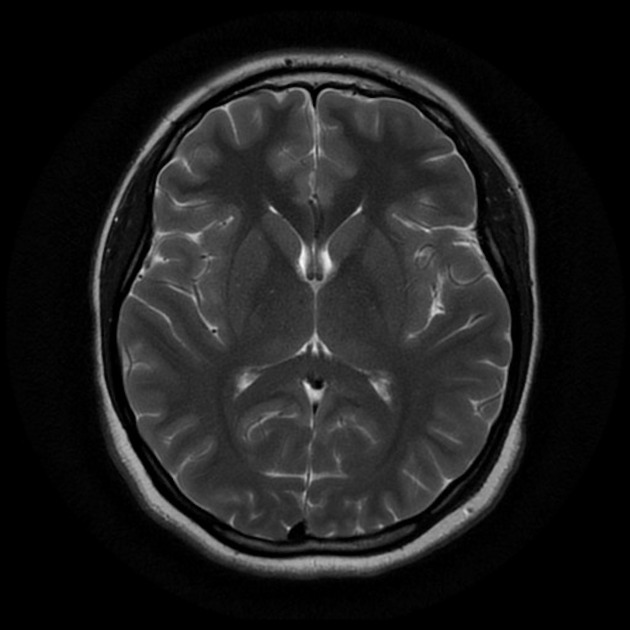
#> input picture no/1 no.jpeg, 630 x 630 px, found by its file name
$ python generate_visual.py 'no/1 no.jpeg'
#> lines starting #> are read from the running program, lines starting #| are printed output that depends on the picture; after the words box and inside, x2 and y2 are one past the last pixel; in counts of white or black regions, pixels touching at a corner belong together
### config.py
import os

# Dataset and model paths
DATASET_ROOT = os.path.abspath("./brain_tumor_dataset")
MODEL_PATH = os.path.abspath("./output/models/best_baseline.pth")
OUTPUT_ROOT = os.path.abspath("./output")

# Directories
PROCESSED_DATASETS_DIR = os.path.join(OUTPUT_ROOT, "processed_datasets")
RESULTS_DIR = os.path.join(OUTPUT_ROOT, "results")
VISUALS_DIR = os.path.join(OUTPUT_ROOT, "visuals")

# Ensure base directories exist
for d in [PROCESSED_DATASETS_DIR, RESULTS_DIR, VISUALS_DIR]:
    os.makedirs(d, exist_ok=True)

# FFT + CLAHE Settings
COMPRESSION_RATIOS = {
    "light": 0.4,
    "intermediate": 0.2,
    "aggressive": 0.1
}
CLAHE_CLIP_LIMIT = 2.0
CLAHE_TILE_GRID = (8, 8)

# Model Settings
IMG_SIZE = 224
DEVICE = "cuda"

### generate_visual.py
import os
import cv2
import argparse
import numpy as np
import matplotlib.pyplot as plt
import config


def apply_fft_only(image_np: np.ndarray, keep_ratio: float) -> np.ndarray:
    f_img = np.float32(image_np)
    f_transform = np.fft.fft2(f_img)
    f_shift = np.fft.fftshift(f_transform)

    h, w = f_img.shape
    cy, cx = h // 2, w // 2

    h_keep = int(h * np.sqrt(keep_ratio))
    w_keep = int(w * np.sqrt(keep_ratio))

    mask = np.zeros((h, w), dtype=np.uint8)
    sy, ey = max(0, cy - h_keep // 2), min(h, cy + h_keep // 2)
    sx, ex = max(0, cx - w_keep // 2), min(w, cx + w_keep // 2)
    mask[sy:ey, sx:ex] = 1

    f_shift_filtered = f_shift * mask
    f_ishift = np.fft.ifftshift(f_shift_filtered)
    img_reconstructed = np.fft.ifft2(f_ishift)

    img_reconstructed = np.abs(img_reconstructed)
    return np.clip(img_reconstructed, 0, 255).astype(np.uint8)


def apply_fft_clahe_only(
    image_np: np.ndarray,
    keep_ratio: float,
    clip_limit: float,
    tile_grid_size: tuple,
) -> np.ndarray:
    img_reconstructed = apply_fft_only(image_np, keep_ratio)
    clahe = cv2.createCLAHE(clipLimit=clip_limit, tileGridSize=tile_grid_size)
    return clahe.apply(img_reconstructed)


def create_8_panel_visual(image_name):
    # Find original image
#> called with image_name = 'no/1 no.jpeg'
    img_path = None
    for label in ["yes", "no"]:
        check_path = os.path.join(config.DATASET_ROOT, label, image_name)
        if os.path.exists(check_path):
            img_path = check_path
            break

    if not img_path:
        print(f"Error: Image '{image_name}' not found in the dataset.")
        return

    img = cv2.imread(img_path, cv2.IMREAD_GRAYSCALE)
#> img is the input picture: shape (630, 630); min 0, max 248, mean 29.7
    if img is None:
        print("Error reading image.")
        return

    _, bg_mask = cv2.threshold(img, 3, 255, cv2.THRESH_BINARY)
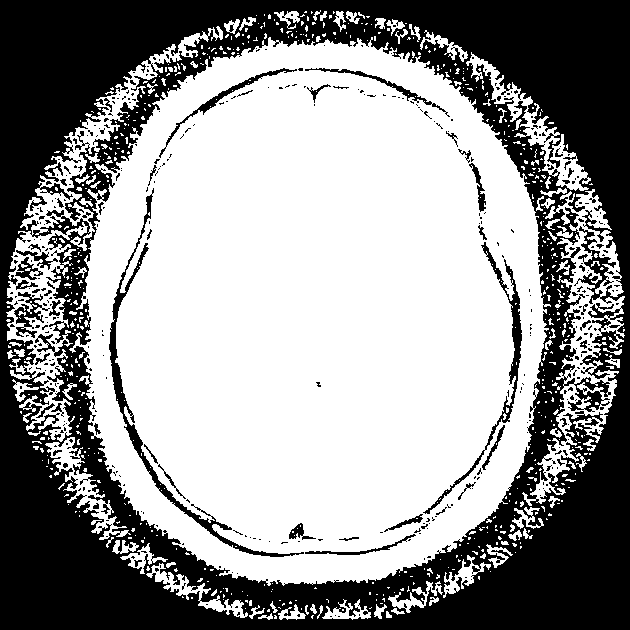
#> bg_mask: shape (630, 630); 58.7% white; 421 black regions (364 under 20 px), largest, box (x1, y1, x2, y2) and area: (0, 0, 630, 630) 152735, (109, 188, 304, 557) 2751, (423, 242, 522, 514) 1589
    bg_mask = (bg_mask / 255).astype(img.dtype)

    ratios = {
        "Light": config.COMPRESSION_RATIOS["light"],
        "Moderate": config.COMPRESSION_RATIOS["intermediate"],
        "Aggressive": config.COMPRESSION_RATIOS["aggressive"],
    }

    panels = [None] * 8

    # 1. Original
    panels[0] = {"title": "Original Image", "img": img}

    # 2-4. FFT Only
    for idx, (level, ratio) in enumerate(ratios.items(), start=1):
        fft_img = apply_fft_only(img, ratio) * bg_mask
        panels[idx] = {
            "title": f"FFT {level} Compressed",
            "img": fft_img,
        }
#> after the loop, panels = 8 items

    # 5. Center Heading (Updated to remove the 'yes/no' label)
    # This strips the extension and common label words to keep it clean
    clean_display_name = image_name.lower().replace("yes", "").replace("no", "").replace(".jpg", "").replace(".png", "").strip()

    panels[4] = {
        "title": "Analysis Overview",
        "heading": clean_display_name,
    }

    # 6-8. FFT + CLAHE
    for idx, (level, ratio) in enumerate(ratios.items(), start=5):
        fft_clahe_img = (
            apply_fft_clahe_only(
                img,
                ratio,
                config.CLAHE_CLIP_LIMIT,
                config.CLAHE_TILE_GRID,
            )
            * bg_mask
        )
        panels[idx] = {
            "title": f"FFT {level} + CLAHE", # Simplified title
            "img": fft_clahe_img,
        }
#> this loop made 3 passes
#> pass 1, in create_8_panel_visual, `fft_clahe_img = ( apply_fft_clahe_only( img, ratio, config.CLAHE_CLIP_..`:
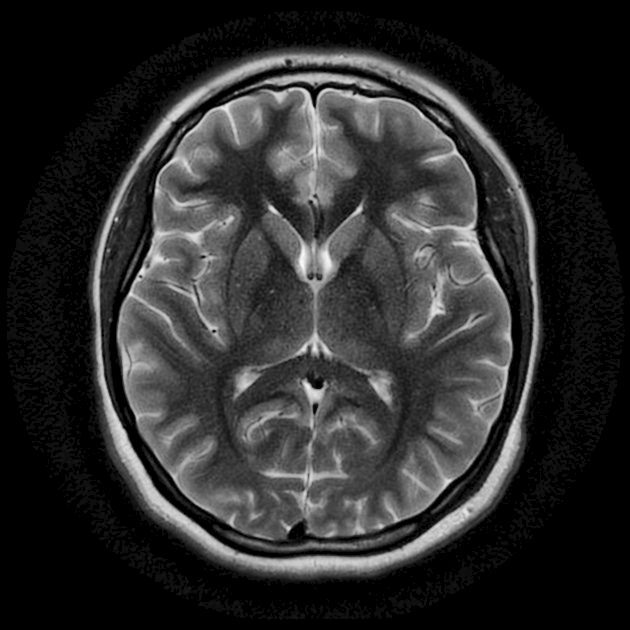
#> fft_clahe_img: shape (630, 630); min 0, max 252, mean 44.4

    fig, axes = plt.subplots(2, 4, figsize=(24, 12))
    axes = axes.flatten()

    for idx, panel in enumerate(panels):
        ax = axes[idx]
        ax.axis("off")

        if idx == 4:
            ax.text(
                0.5, 0.5,
                panel["heading"],
                fontsize=26,
                fontweight="bold",
                ha="center",
                va="center",
                color="darkblue",
                bbox=dict(
                    boxstyle="round,pad=0.6",
                    facecolor="lightblue",
                    edgecolor="darkblue",
                    alpha=0.85,
                ),
            )
            ax.set_title(panel["title"], fontsize=16, fontweight="bold", pad=15)
            continue

        ax.imshow(panel["img"], cmap="gray")
        ax.set_title(
            panel["title"],
            fontsize=14,
            fontweight="bold",
            pad=15,
            color="darkblue",
        )
#> this loop made 8 passes
#> panel on pass 5: {'title': 'Analysis Overview', 'heading': '/1 .jpeg'}

    plt.tight_layout()
    plt.subplots_adjust(top=0.92, wspace=0.05, hspace=0.2)

    out_filename = os.path.splitext(image_name)[0] + "_8panel.png"
    out_path = os.path.join(config.VISUALS_DIR, out_filename)
    plt.savefig(out_path, dpi=150)
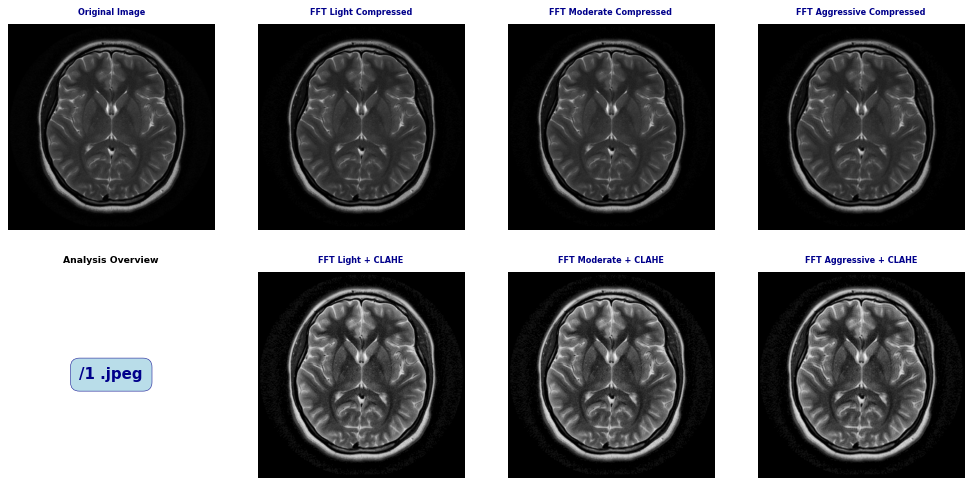
#> figure drawn by matplotlib, 7 panels
    plt.close()

    print(f"Generated clean visual (no labels) at: {out_path}")


if __name__ == "__main__":
    parser = argparse.ArgumentParser(
        description="Generate 8-panel visual comparison for an image."
    )
    parser.add_argument("image_name", type=str, help="Filename of the image, e.g. 'Y1.jpg'")
    args = parser.parse_args()

    create_8_panel_visual(args.image_name)

    # & "$env:USERPROFILE\Miniconda3\python.exe" generate_visual.py "4 no.jpg"

$ run again, on no/9 no.jpg
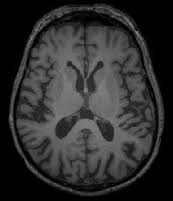
#> input picture no/9 no.jpg, 173 x 201 px, found by its file name
#> in create_8_panel_visual, img is the input picture: shape (201, 173); min 0, max 139, mean 46.7
#> in create_8_panel_visual, `_, bg_mask = cv2.threshold(img, 3, 255, cv2.THRESH_BINARY)`:
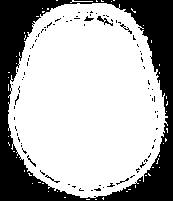
#> bg_mask: shape (201, 173); 69.2% white; 84 black regions (77 under 20 px), largest, box (x1, y1, x2, y2) and area: (0, 0, 173, 201) 10225, (97, 16, 113, 26) 50, (120, 24, 132, 34) 28
#> after the loop in create_8_panel_visual, `for idx, (level, ratio) in enumerate(ratios.items(), start=1):`: panels = 8 items
#> the loop in create_8_panel_visual, `for idx, (level, ratio) in enumerate(ratios.items(), start=5):` made 3 passes
#> pass 1, in create_8_panel_visual, `fft_clahe_img = ( apply_fft_clahe_only( img, ratio, config.CLAHE_CLIP_..`:
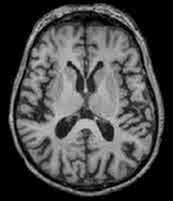
#> fft_clahe_img: shape (201, 173); min 0, max 199, mean 72.5
#> the loop in create_8_panel_visual, `for idx, panel in enumerate(panels):` made 8 passes
#> panel on pass 5: {'title': 'Analysis Overview', 'heading': '/9'}
